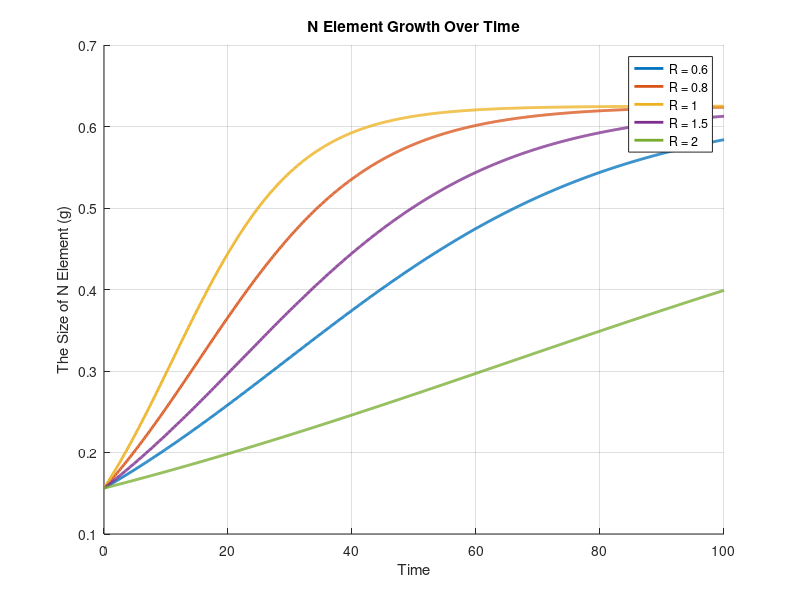
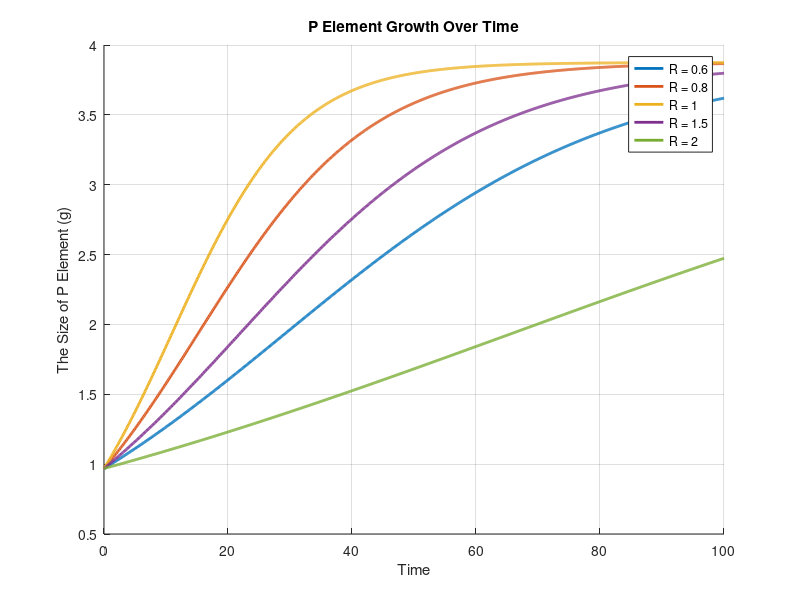
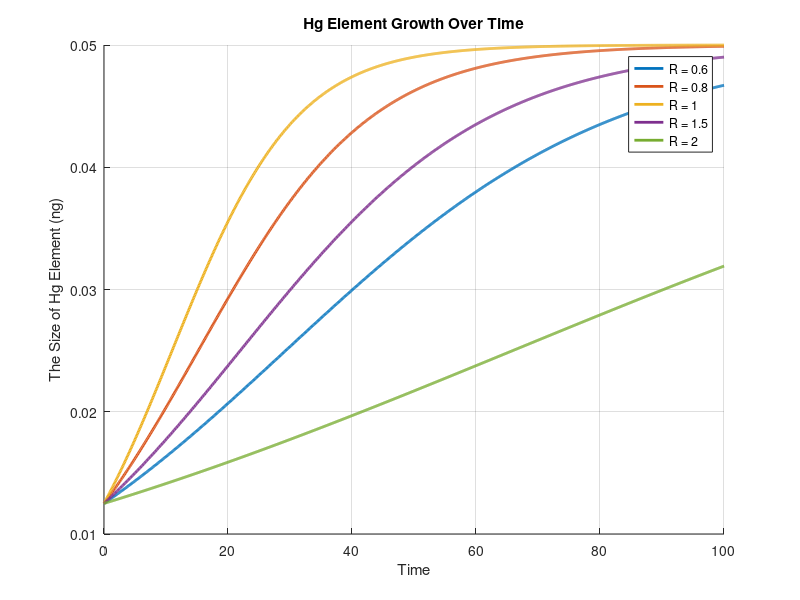

Source code (MATLAB) for these figures, in order:
% Define parameters
N0 = 500; % Initial population size
K = 2000;  % Carrying capacity
k0 = 0.15; % Initial k value
t0 = 0;   % Initial time
gamma = 0.5; % Gender impact factor

% Different R values
R_values = [0.6, 0.8, 1, 1.5, 2];

% Time range
t = linspace(0, 100, 1000);
y1 = 1;
y0 = 6;

% Plot N Element growth
figure;
hold on;

for i = 1:length(R_values)
    k = gamma * min(R_values(i), 1) / (1 + R_values(i));
    
    % Calculate N(t)
    Nt = K ./ (1 + ((K/N0 - 1) * exp(-(k - k0) * (t - t0))));
    Wp = (y1/y0) * Nt / 80 * 0.15;
    
    % Plot
    plot(t, Wp, 'LineWidth', 2, 'DisplayName', ['R = ' num2str(R_values(i))]);
end

hold off;

% Set graph properties
title('N Element Growth Over Time');
xlabel('Time');
ylabel('The Size of N Element (g)');
legend('show');
grid on;

% Plot P Element growth
figure;
hold on;

for i = 1:length(R_values)
    k = gamma * min(R_values(i), 1) / (1 + R_values(i));
    
    % Calculate N(t)
    Nt = K ./ (1 + ((K/N0 - 1) * exp(-(k - k0) * (t - t0))));
    Wn = (y1/y0) * Nt / 80 * 0.93;
    
    % Plot
    plot(t, Wn, 'LineWidth', 2, 'DisplayName', ['R = ' num2str(R_values(i))]);
end

hold off;

% Set graph properties
title('P Element Growth Over Time');
xlabel('Time');
ylabel('The Size of P Element (g)');
legend('show');
grid on;

% Plot Hg Element growth
figure;
hold on;

for i = 1:length(R_values)
    k = gamma * min(R_values(i), 1) / (1 + R_values(i));
   
    % Calculate N(t)
    Nt = K ./ (1 + ((K/N0 - 1) * exp(-(k - k0) * (t - t0))));
    Whg = (y1/y0) * Nt / 80 * 0.012;
    
    % Plot
    plot(t, Whg, 'LineWidth', 2, 'DisplayName', ['R = ' num2str(R_values(i))]);
end

hold off;

% Set graph properties
title('Hg Element Growth Over Time');
xlabel('Time');
ylabel('The Size of Hg Element (ng)');
legend('show');
grid on;
